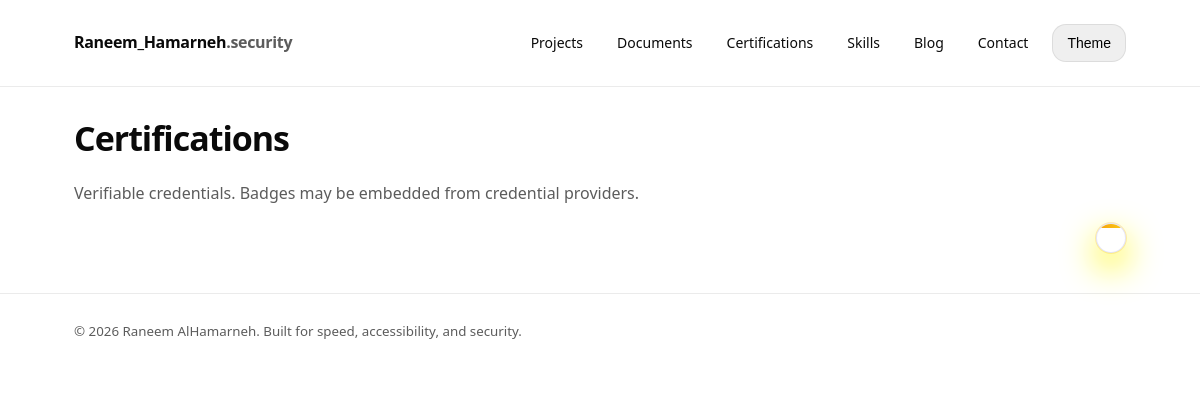
The page /projects/certifications/ on the database as committed earlier.
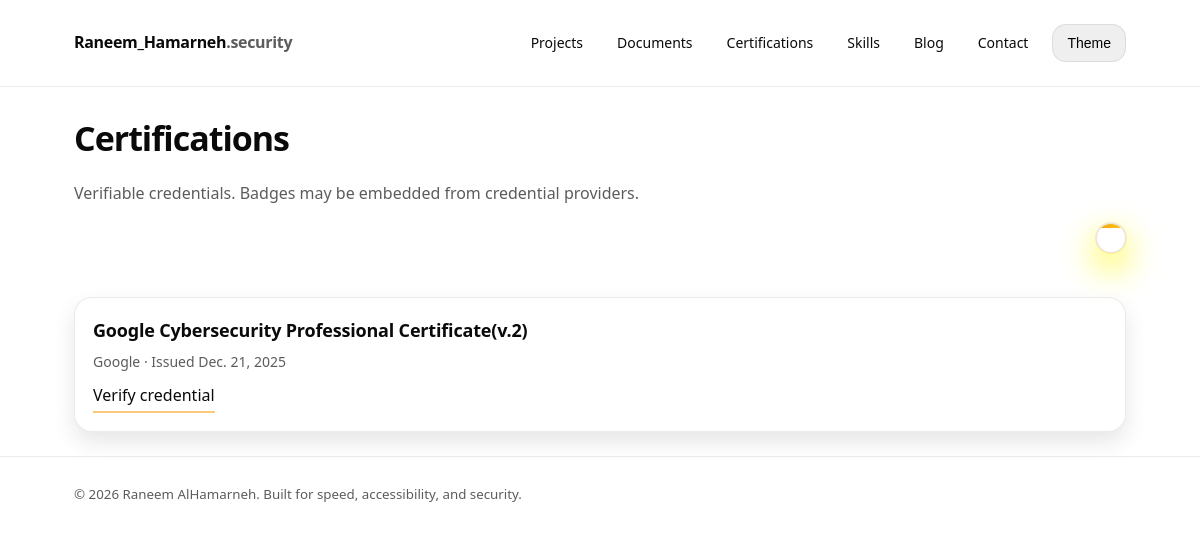
The same page on the database as committed later.
### portfolio/models.py (models this page shows, shortened)
class Timestamped(models.Model):
    created_at = models.DateTimeField(auto_now_add=True)
    updated_at = models.DateTimeField(auto_now=True)
    class Meta:
        abstract = True

class Certification(Timestamped):
    name = models.CharField(max_length=200)
    issuer = models.CharField(max_length=120)
    issued_at = models.DateField()
    credential_url = models.URLField(blank=True)
    credly_share_badge_id = models.CharField(max_length=64, blank=True)
    credly_host = models.URLField(default="https://www.credly.com", blank=True)
    featured = models.BooleanField(default=False)

### portfolio/views.py (the view)
# urls.py: path("certifications/", views.certifications, name="certifications"),
def certifications(request):
    certs = Certification.objects.order_by("-featured", "-issued_at")
    return render(request, "portfolio/certifications.html", {"certifications": certs})

### portfolio/templates/portfolio/certifications.html (shortened to what this page needs)
{% extends 'core/base.html' %}
{% block content %}
  <h1 class="certifications__title">Certifications</h1>
  <p class="muted">Verifiable credentials. Badges may be embedded from credential providers.</p>
  <div class="certifications__badgeWrap">
    <div class="certifications__badgeShell" aria-label="Certification badge">
    </div>
  </div>
  <section class="certifications__grid" aria-label="Certifications list">
    {% for c in certifications %}
      <article class="panel">
        <div class="certifications__cardInner">
          <div class="certifications__meta">
            <h2 class="certifications__name">{{ c.name }}</h2>
            <div class="muted certifications__issuer">
              {{ c.issuer }} · Issued {{ c.issued_at }}
            </div>
            {% if c.credential_url %}
              <a class="certifications__verifyLink"
                 href="{{ c.credential_url }}"
                 target="_blank"
                 rel="noreferrer">
                Verify credential
              </a>
            {% endif %}
          </div>
        </div>
      </article>
    {% endfor %}
  </section>
{% endblock %}

### core/templates/core/base.html (shortened to what this page needs)
{% load static %}
<!doctype html>
<html lang="en">
<head>
  <link rel="stylesheet" href="{% static 'css/styles.css' %}">
</head>
<body>
  <header class="site-header">
    <div class="container header-inner">
      <a class="brand" href="/">Raneem_Hamarneh<span class="muted">.security</span></a>
      <nav class="nav">
        <a href="/projects/">Projects</a>
        <a href="/projects/documents/">Documents</a>
        <a href="/projects/certifications/">Certifications</a>
        <a href="/projects/skills/">Skills</a>
        <a href="/blog/">Blog</a>
        <a href="/contact/">Contact</a>
        <button class="btn btn-ghost" id="themeToggle" type="button" aria-label="Toggle theme">
          Theme
        </button>
      </nav>
    </div>
  </header>
  <main class="container">
    {% block content %}
    {% endblock %}
  </main>
  <footer class="site-footer">
    <div class="container">
      <small class="muted">© {% now 'Y' %} Raneem AlHamarneh. Built for speed, accessibility, and security.</small>
    </div>
  </footer>
</body>
</html>

### static/css/styles.css (style rules this page uses)
:root { --bg: #fff; --fg: #0a0a0a; --muted: #5c5c5c; --card: #fff; --border: rgba(0, 0, 0, .08); --accent: #f59e0b; --accent-2: #facc15; --shadow: rgba(0, 0, 0, .10); --shadow-strong: rgba(0, 0, 0, .18); }
* { box-sizing: border-box }
body { margin: 0; background: var(--bg); color: var(--fg); font: 16px/1.6 ui-sans-serif, system-ui, -apple-system, Segoe UI, Roboto, Arial, sans-serif; }
.container { max-width: 1100px; margin: 0 auto; padding: 24px }
.muted { color: var(--muted) }
a { color: var(--fg); text-decoration: none }
.site-header { position: sticky; top: 0; z-index: 40; background: color-mix(in srgb, var(--bg) 88%, transparent); backdrop-filter: blur(10px); border-bottom: 1px solid var(--border); }
.header-inner { display: flex; align-items: center; justify-content: space-between; gap: 16px }
.brand { font-weight: 750; letter-spacing: -0.02em; color: var(--fg) }
.nav { display: flex; align-items: center; gap: 14px }
.nav a { font-size: 14px; padding: 7px 10px; border-radius: 12px; transition: background 140ms ease, box-shadow 140ms ease; }
.btn { display: inline-flex; align-items: center; gap: 8px; padding: 10px 14px; border-radius: 14px; font-size: 14px; border: 1px solid var(--border); transition: transform 140ms ease, box-shadow 140ms ease, background 140ms ease, border-color 140ms ease; }
.panel { margin-top: 28px; padding: 18px; border-radius: 18px; border: 1px solid var(--border); background: var(--card); box-shadow: 0 10px 22px var(--shadow); }
.site-footer { border-top: 1px solid var(--border) }
.certifications__title, .skills__title { font-size: 34px; letter-spacing: -0.03em; margin: 0; font-weight: 800 }
.certifications__grid { display: grid; gap: 16px; margin-top: 16px }
.certifications__cardInner { display: flex; gap: 16px; align-items: flex-start; justify-content: space-between; flex-wrap: wrap }
.certifications__meta { min-width: 260px }
.certifications__name { margin: 0; font-size: 18px; letter-spacing: -0.01em }
.certifications__issuer { font-size: 14px; margin-top: 6px }
.certifications__verifyLink { display: inline-block; margin-top: 10px; border-bottom: 2px solid color-mix(in srgb, var(--accent) 55%, transparent); padding-bottom: 2px; }
.certifications__badgeWrap { display: flex; justify-content: center; width: 100%; margin-top: 14px; padding: 10px 0; background: radial-gradient(closest-side, color-mix(in srgb, var(--accent) 22%, transparent), transparent 70%); }
@media (min-width:840px) { .certifications__badgeWrap { width: auto; justify-content: flex-end; background: none; padding: 0; } }
.certifications__badgeShell { background: hsl(0, 0%, 100%); border: 1px solid rgba(225, 225, 248, 0.9); border-radius: 18px; padding: 14px; position: relative; overflow: hidden; box-shadow: 0 14px 34px rgb(255, 247, 7), 0 0 0 1px color-mix(in srgb, var(--accent) 22%, transparent); }
.certifications__badgeShell::before { content: ""; position: absolute; left: 0; right: 0; top: 0; height: 4px; background: linear-gradient(90deg, var(--accent), var(--accent-2)); }

Rows that differ between the two databases and show on the page:
added Certification: name "Google Cybersecurity Professional Certificate(v.2)", issuer "Google", issued_at "Dec. 21, 2025"
